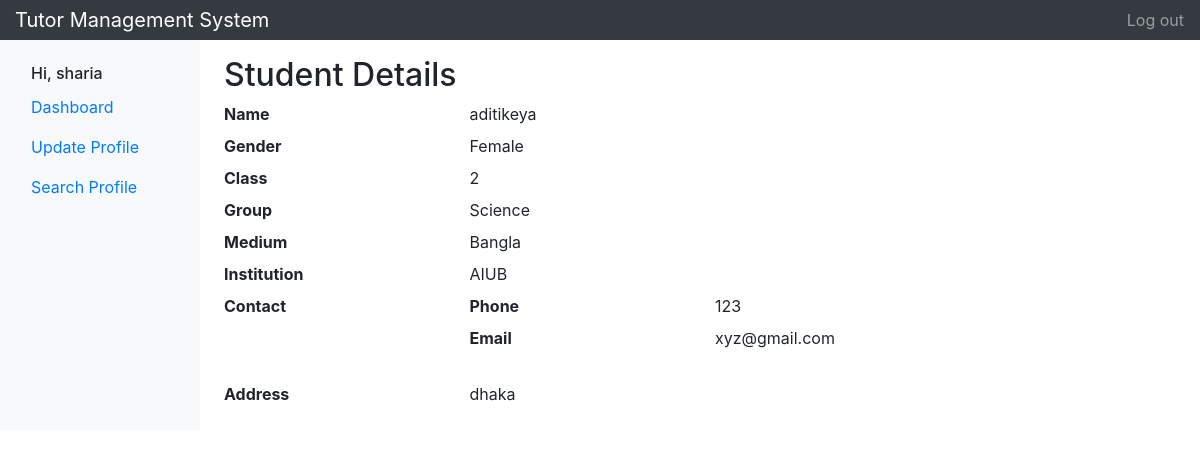
/views/viewStudent.php?id=13 (signed in), run on the app's committed database.
### tables this page shows
CREATE TABLE `student` (
  `id` int(11) NOT NULL,
  `gender` int(11) NOT NULL,
  `group` int(11) NOT NULL,
  `medium` int(11) NOT NULL,
  `class` int(11) NOT NULL,
  `institution` varchar(255) NOT NULL,
  `address` varchar(255) DEFAULT NULL
);

### models/database.php (called while the page is built, shortened)
<?php
	function get($query)
	{
        $data=array();
		$conn = mysqli_connect("localhost","root", "", "tutor");
        $result=mysqli_query($conn,$query);
        if(mysqli_num_rows($result) > 0)
        {
            while($row = mysqli_fetch_assoc($result))
            {
                $entity=array();
                foreach($row as $k=>$v)
                {
                    $entity[$k] = $row[$k];
                }
                $data[] = $entity;
            }
        }
        else return false;
		return $data;
	}
?>

### controllers/DashboardController.php (called while the page is built, shortened)
<?php
require_once '../models/database.php';
function getUserInfo($id)
{
	$query="SELECT * FROM `login` WHERE `id`='$id';";
	$data = get($query);
	return $data[0];
}
function getStudentFullInfo($id)
{
	$query="SELECT * FROM `student` INNER JOIN `login` ON `student`.`id`=`login`.`user_id` AND `student`.`id`='$id'";
	$data = get($query);
	return $data[0];
}
function getGender($id)
{
	return $id==1?"Male":"Female";
}
function getGroup($id)
{
	switch ($id) {
		case 1:
			$group = "Science";
			break;
	}
	return $group;
}
function getMedium($id)
{
	switch ($id) {
		case 1:
			$group = "Bangla";
			break;
	}
	return $group;
}
?>

### views/viewStudent.php (the view, shortened to what this page needs)
<?php
include '../controllers/DashboardController.php';
$userID = $_COOKIE['loggedinuser'];
$userInfo=getUserInfo($userID);
$student=getStudentFullInfo($_GET['id']);
?>
<!doctype html>
<html lang="en">
<head>
	<link rel="stylesheet" href="styles/bootstrap.min.css">
</head>
<body>
	<nav class="navbar navbar-dark sticky-top bg-dark flex-md-nowrap p-0">
		<a class="navbar-brand col-sm-3 col-md-2 mr-0" href="dashboard.php">Tutor Management System</a>
		<ul class="navbar-nav px-3">
			<li class="nav-item text-nowrap">
				<a class="nav-link" href="../controllers/AuthController.php?submit=logout">Log out</a>
			</li>
		</ul>
	</nav>
	<div class="container-fluid">
		<div class="row">
			<nav class="col-md-2 d-none d-md-block bg-light sidebar">
				<div class="sidebar-sticky">
					<br>
					<h6 class="sidebar-heading d-flex justify-content-between align-items-center px-3 my-100 mt-10 mb-1">
						<span>Hi, <?php echo $userInfo['name'];?> </span>
					</h6>
					<ul class="nav flex-column">
						<li class="nav-item">
							<a class="nav-link" href="dashboard.php">
								Dashboard <span class="sr-only">(current)</span>
							</a>
						</li>
						<li class="nav-item">
							<a class="nav-link" href="update_profile.php">
								Update Profile
							</a>
						</li>
						<li class="nav-item">
							<a class="nav-link" href="search_profile.php">
								Search Profile
							</a>
						</li>
					</ul>
				</div>
			</nav>
			<main role="main" class="col-md-9 ml-sm-auto col-lg-10 pt-3 px-4">
				<?php
				if($userInfo['approval_status']==0):?>
					<div class="jumbotron">
						<h1 class="display-4">On Approval!</h1>
						<p class="lead">Please wait, we are working to approve your id.</p>
						<hr class="my-4">
						<p>After approval you can use full service.</p>
						<p class="lead">
							<a class="btn btn-primary btn-lg" href="../controllers/AuthController.php?submit=logout" role="button">Logout For Now</a>
						</p>
					</div>
					<?php else: ?>
						<h2>Student Details</h2>
						<dl class="row">
							<dt class="col-sm-3">Name</dt>
							<dd class="col-sm-9"> <?php echo $student["name"];?> </dd>
							<dt class="col-sm-3">Gender</dt>
							<dd class="col-sm-9">
								<?php echo getGender($student["gender"]);?>
							</dd>
							<dt class="col-sm-3 text-truncate">Class</dt>
							<dd class="col-sm-9">
								<?php echo $student["class"];?>
							</dd>
							<dt class="col-sm-3">Group</dt>
							<dd class="col-sm-9">
								<?php echo getGroup($student["group"]);?>
							</dd>
							<dt class="col-sm-3">Medium</dt>
							<dd class="col-sm-9">
								<?php echo getMedium($student["medium"]);?>
							</dd>
							<dt class="col-sm-3">Institution</dt>
							<dd class="col-sm-9">
								<?php echo $student["institution"];?>
							</dd>
							<dt class="col-sm-3">Contact</dt>
							<dd class="col-sm-9">
								<dl class="row">
									<dt class="col-sm-4">Phone</dt>
									<dd class="col-sm-8">
										<?php echo $student["phone"];?>
									</dd>
									<dt class="col-sm-4">Email</dt>
									<dd class="col-sm-8">
										<?php echo $student["email"];?>
									</dd>
								</dl>
							</dd>
							<dt class="col-sm-3 text-truncate">Address</dt>
							<dd class="col-sm-9">
								<?php echo $student["address"];?>
							</dd>
						</dl>
					<?php endif ?>
				</main>
			</div>
		</div>
	</body>
	</html>

### data on the page
student: login.name "aditikeya", gender "Female", class "2", group "Science", medium "Bangla", institution "AIUB", login.phone "123", login.email "xyz@gmail.com", address "dhaka"

### other printed values
$userInfo['name'] "sharia"
